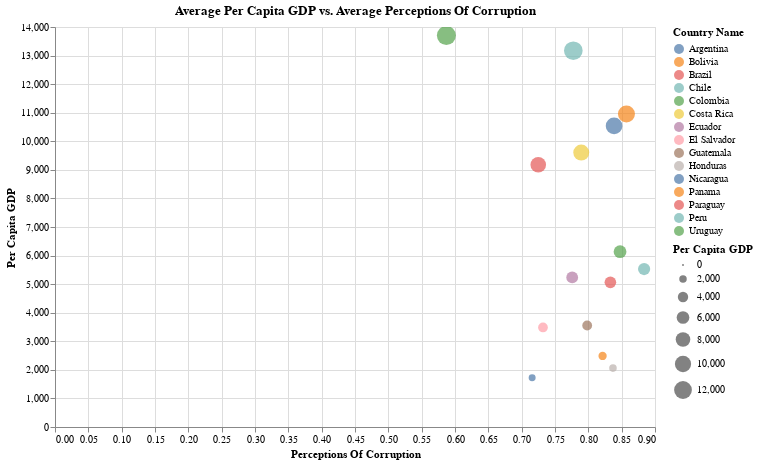

Notebook code for this chart:
### Code cell
# Compute the average Per Capita GDP per country
avg_gdp = pivoted_dataset.groupby('Country Name')['Per Capita GDP'].mean().reset_index()

# Compute the average Perceptions Of Corruption per country
avg_corruption = latam.groupby('Country Name')['Perceptions Of Corruption'].mean().reset_index()

# Merge the average datasets
merged_data = pd.merge(avg_gdp, avg_corruption, on='Country Name')

# Create the Altair plot
plot = alt.Chart(merged_data).mark_circle().encode(
    y='Per Capita GDP:Q',
    x='Perceptions Of Corruption:Q',
    color='Country Name:N',
    size='Per Capita GDP:Q',
    tooltip=['Country Name', 'Per Capita GDP', 'Perceptions Of Corruption']
).properties(
    title='Average Per Capita GDP vs. Average Perceptions Of Corruption'
).interactive().configure_view(
    width=600,  # Set the width of the plot
    height=400  # Set the height of the plot
)

# Display the plot
plot

### Figure 1 — Vega-Lite specification as saved in the notebook (floating-point values rounded to 4 significant figures)
{"config": {"view": {"continuousWidth": 400, "continuousHeight": 300, "height": 400, "width": 600}}, "data": {"name": "data-68a2f8c853ade3dba341fe56b5719b34"}, "mark": "circle", "encoding": {"color": {"type": "nominal", "field": "Country Name"}, "size": {"type": "quantitative", "field": "Per Capita GDP"}, "tooltip": [{"type": "nominal", "field": "Country Name"}, {"type": "quantitative", "field": "Per Capita GDP"}, {"type": "quantitative", "field": "Perceptions Of Corruption"}], "x": {"type": "quantitative", "field": "Perceptions Of Corruption"}, "y": {"type": "quantitative", "field": "Per Capita GDP"}}, "selection": {"selector002": {"type": "interval", "bind": "scales", "encodings": ["x", "y"]}}, "title": "Average Per Capita GDP vs. Average Perceptions Of Corruption", "$schema": "https://vega.github.io/schema/vega-lite/v4.8.1.json", "datasets": {"data-68a2f8c853ade3dba341fe56b5719b34": [{"Country Name": "Argentina", "Per Capita GDP": 10540.0, "Perceptions Of Corruption": 0.8386}, {"Country Name": "Bolivia", "Per Capita GDP": 2487.0, "Perceptions Of Corruption": 0.8214}, {"Country Name": "Brazil", "Per Capita GDP": 9181.0, "Perceptions Of Corruption": 0.7249}, {"Country Name": "Chile", "Per Capita GDP": 13170.0, "Perceptions Of Corruption": 0.7775}, {"Country Name": "Colombia", "Per Capita GDP": 6137.0, "Perceptions Of Corruption": 0.8476}, {"Country Name": "Costa Rica", "Per Capita GDP": 9606.0, "Perceptions Of Corruption": 0.7894}, {"Country Name": "Ecuador", "Per Capita GDP": 5235.0, "Perceptions Of Corruption": 0.7758}, {"Country Name": "El Salvador", "Per Capita GDP": 3485.0, "Perceptions Of Corruption": 0.732}, {"Country Name": "Guatemala", "Per Capita GDP": 3552.0, "Perceptions Of Corruption": 0.7983}, {"Country Name": "Honduras", "Per Capita GDP": 2062.0, "Perceptions Of Corruption": 0.837}, {"Country Name": "Nicaragua", "Per Capita GDP": 1720.0, "Perceptions Of Corruption": 0.7157}, {"Country Name": "Panama", "Per Capita GDP": 10960.0, "Perceptions Of Corruption": 0.8572}, {"Country Name": "Paraguay", "Per Capita GDP": 5063.0, "Perceptions Of Corruption": 0.8331}, {"Country Name": "Peru", "Per Capita GDP": 5528.0, "Perceptions Of Corruption": 0.8836}, {"Country Name": "Uruguay", "Per Capita GDP": 13700.0, "Perceptions Of Corruption": 0.5871}]}}
